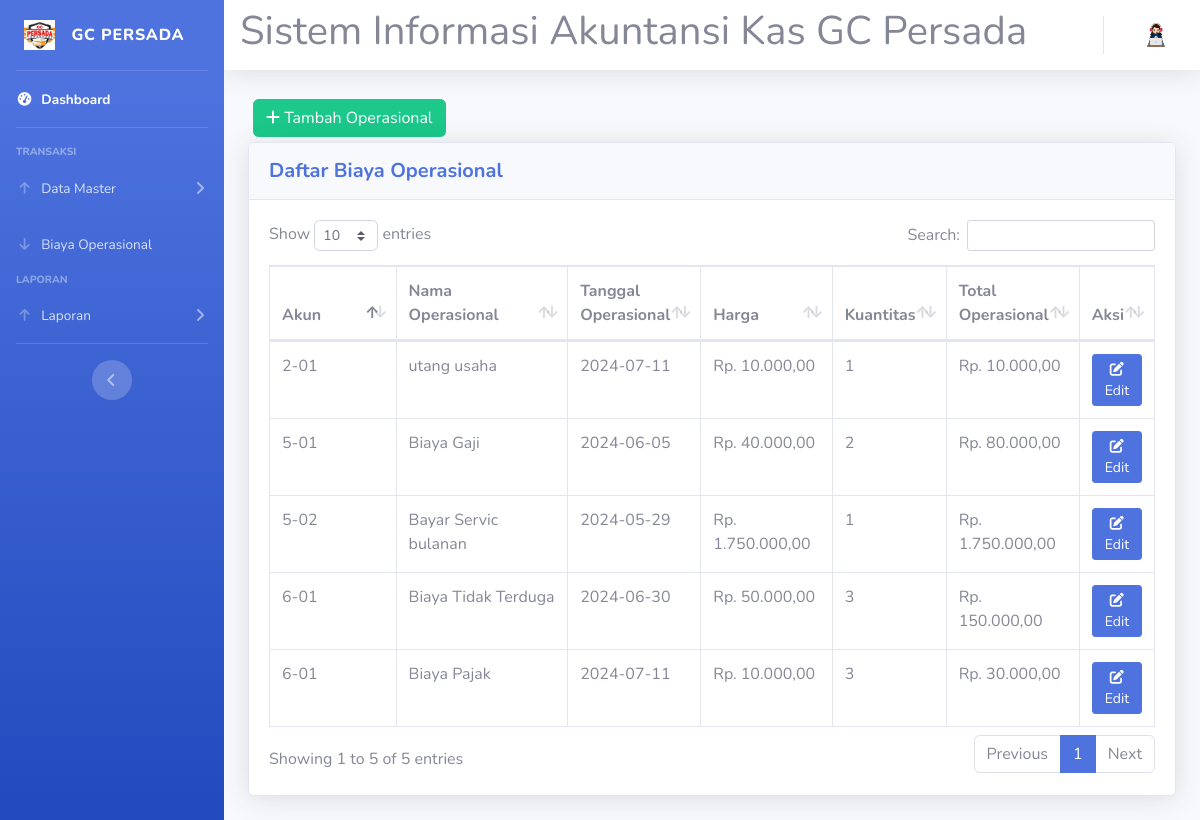
Page /operasional.php on the earlier database version.
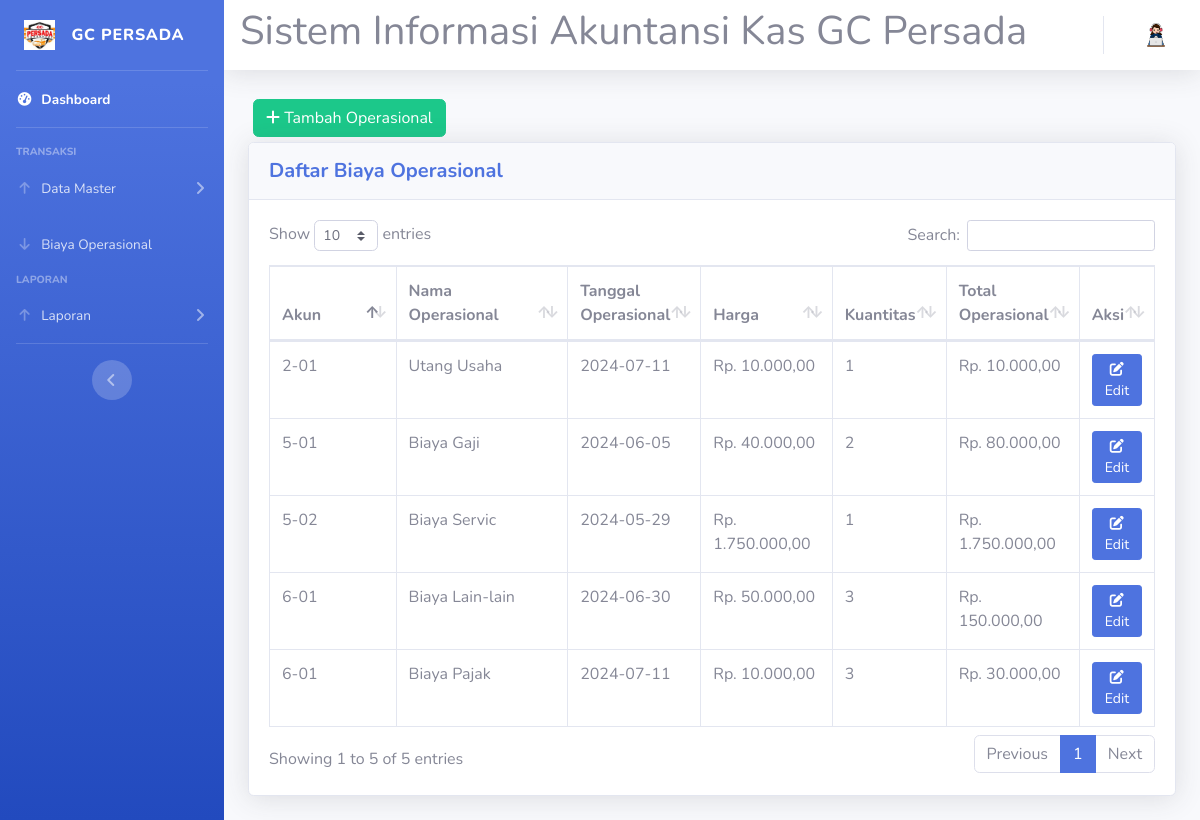
Same page on the later database version.
### tables this page shows
CREATE TABLE `operasional` (
  `id_operasional` int(4) NOT NULL,
  `id_akun` varchar(5) NOT NULL,
  `nama_operasional` varchar(20) NOT NULL,
  `tanggal_operasional` date NOT NULL,
  `harga` int(11) NOT NULL,
  `kuantitas` int(2) NOT NULL,
  `total_operasional` int(11) NOT NULL
);

### operasional.php (the view, shortened to what this page needs)
<!DOCTYPE html>
<html lang="en">
<head>
  <link href="vendor/fontawesome-free/css/all.min.css" rel="stylesheet" type="text/css">
  <link href="css/sb-admin-2.min.css" rel="stylesheet">
  <link href="vendor/datatables/dataTables.bootstrap4.min.css" rel="stylesheet">
</head>
<body id="page-top">
  <?php
  require 'koneksi.php';
  require('sidebar.php');
  ?>
  <div id="content">
    <?php require 'navbar.php'; ?>
    <div class="container-fluid">
      <button type="button" class="btn btn-success" style="margin:5px" data-toggle="modal" data-target="#myModalTambah"><i class="fa fa-plus"></i> Tambah Operasional</button><br>
      <div class="card shadow mb-4">
        <div class="card-header py-3">
          <h5 class="m-0 font-weight-bold text-primary">Daftar Biaya Operasional</h5>
        </div>
        <div class="card-body">
          <div class="table-responsive">
            <table class="table table-bordered" id="dataTable" width="100%" cellspacing="0">
              <thead>
                <tr>
                  <th width="15%">Akun</th>
                  <th width="20%">Nama Operasional</th>
                  <th width="15%">Tanggal Operasional</th>
                  <th width="15%">Harga</th>
                  <th width="5%">Kuantitas</th>
                  <th width="13%">Total Operasional</th>
                  <th width="8%">Aksi</th>
                </tr>
              </thead>
              <tbody>
                <?php
                $query = mysqli_query($koneksi, "SELECT * FROM operasional");
                while ($data = mysqli_fetch_assoc($query)) {
                ?>
                  <tr>
                    <td><?= $data['id_akun'] ?></td>
                    <td><?= $data['nama_operasional'] ?></td>
                    <td><?= $data['tanggal_operasional'] ?></td>
                    <td>Rp. <?= number_format($data['harga'], 2, ',', '.'); ?></td>
                    <td><?= $data['kuantitas'] ?></td>
                    <td>Rp. <?= number_format($data['total_operasional'], 2, ',', '.'); ?></td>
                    <td>
                      <a href="#" class=" btn btn-primary btn-sm" data-toggle="modal" data-target="#myModal<?= $data['id_operasional']; ?>"><i class="fa fa-edit"></i> Edit</a>
                    </td>
                  </tr>
                <?php
                }
                ?>
              </tbody>
            </table>
          </div>
        </div>
      </div>
    </div>
  </div>
  </div>
  </div>
</body>
</html>

Differences in the rows shown:
changed operasional: nama_operasional "Bayar Servic bulanan" → "Biaya Servic"
changed operasional: nama_operasional "Biaya Tidak Terduga" → "Biaya Lain-lain"
changed operasional: nama_operasional "utang usaha" → "Utang Usaha"
